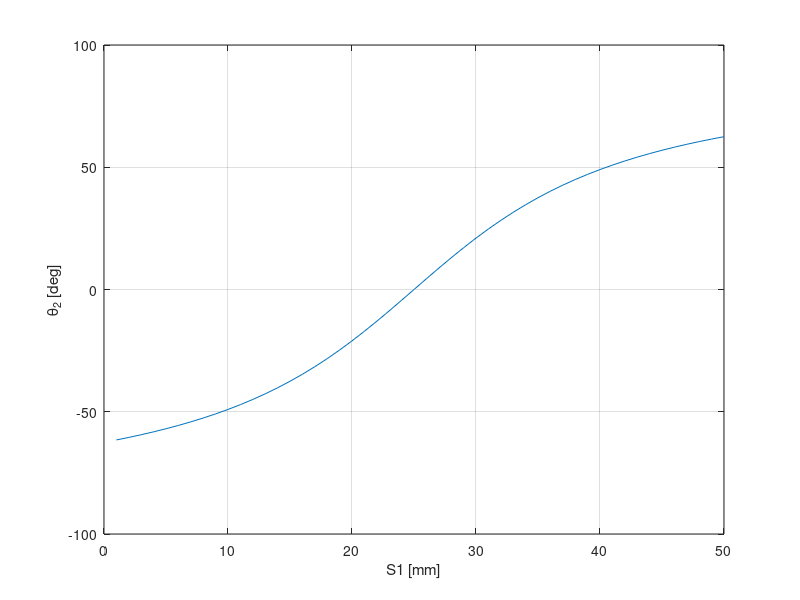
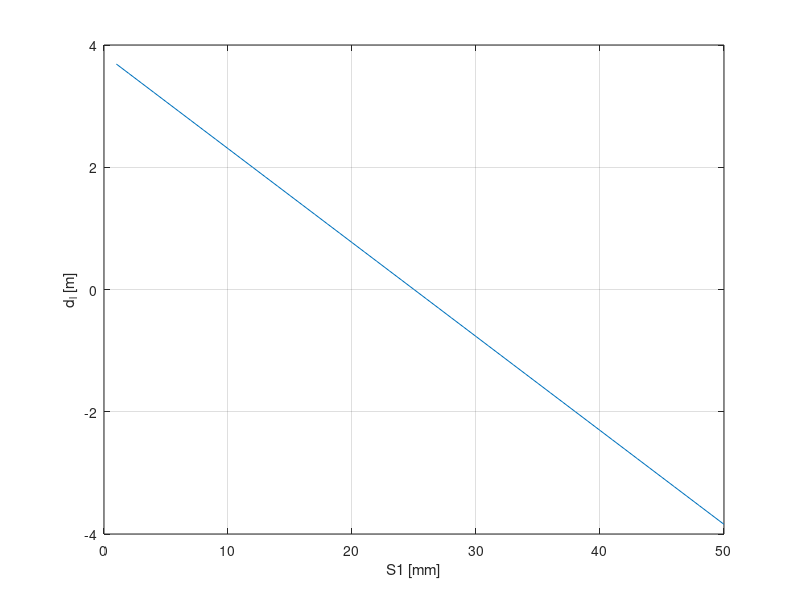

Source code (MATLAB) for these figures, in order:
% required ray angles
theta1 = 62.5;
theta2 = -45;

% estimate S1 (distance from LED to lens)
S1 = 10e-3; % 20e-3; % 

% calculate best lens focal length using optical invariant and lens-makers eqn
M = tand(theta1)/tand(theta2);
S2 = M*S1;
f = 1/(1/S1 + 1/S2);

fprintf('M = %1.2f, S2 = %1.3f m, f = %1.3f m\n', M, S2, f)

%% choose available focal length
f = 25e-3; %60e-3; % 

% calculate S1 and required lens diameter d
S1 = f*(M+1)/M;
d = 2*S1*tand(theta1);

% available lens diameter and % light transmitted
d_avail = 25.4e-3;
lighttrans = d_avail^2/d^2;

fprintf('f = %1.3f m, S1 = %1.3f m, d = %1.3f m, light transmitted = %2.1f%%\n', f, S1, d, lighttrans*100)

%% vary S1 and observe response on theta2
S1 = linspace(1,50,50)*1e-3;
S2 = 1./(1/f - 1./S1);

% calculate theta2
theta2 = atand(tand(theta1)./(S2./S1));

% calculate diameter of light beam at 1 m
dl = 2*1*tand(-theta2);

figure; plot(S1*1e3,theta2); xlabel('S1 [mm]'); ylabel('\theta_2 [deg]'); grid on
figure; plot(S1*1e3,dl); xlabel('S1 [mm]'); ylabel('d_l [m]'); grid on

% fprintf('S1 = %1.3f m, theta2 = %3.1f deg\n', S1, theta2)
